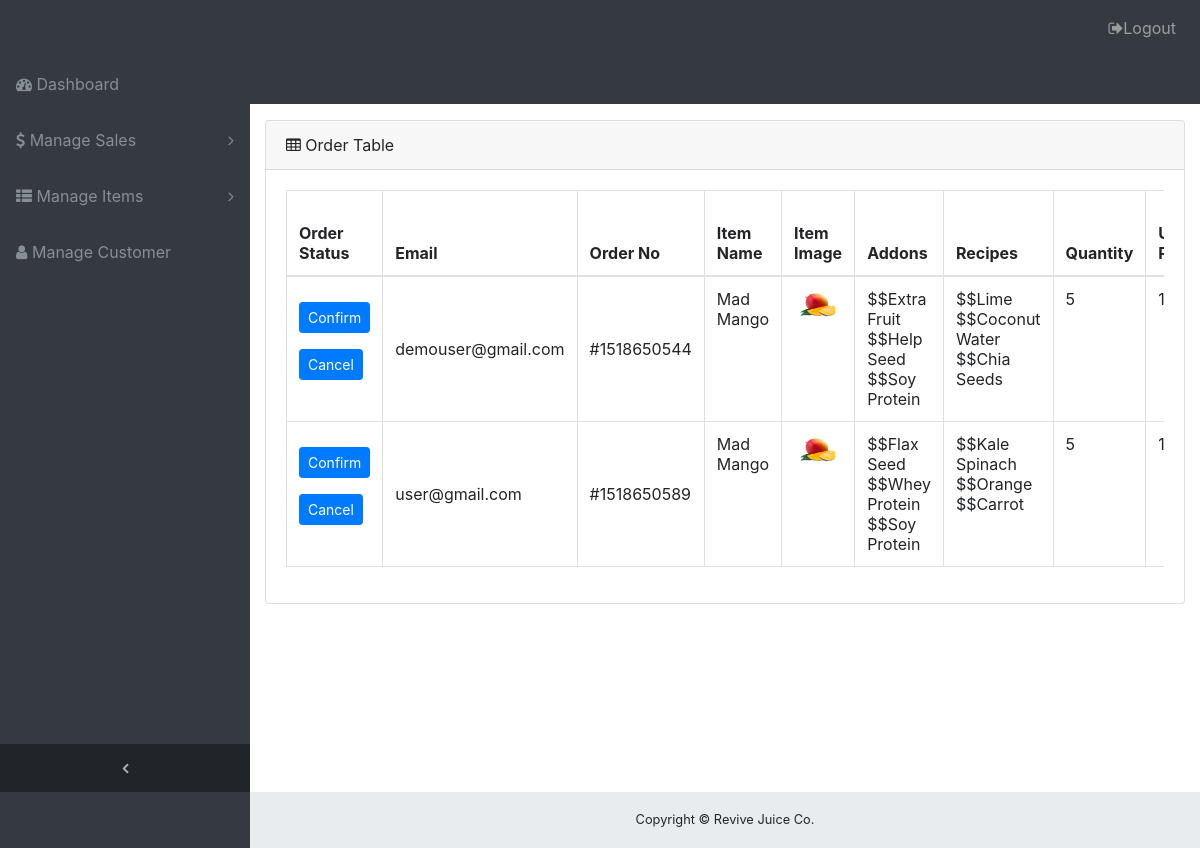
Before: /order-list-test.php (signed in) with the older database file.
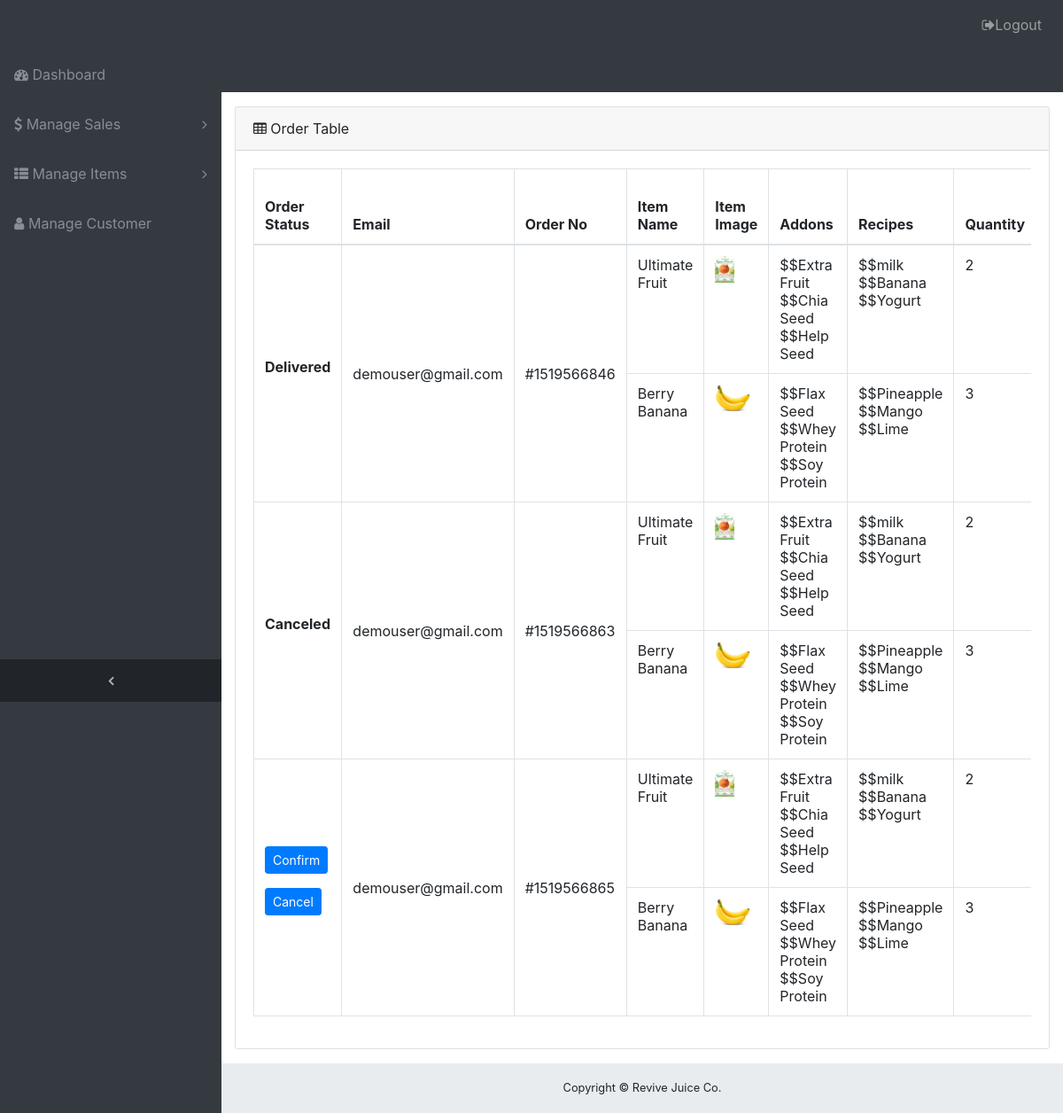
After: the same page with the newer database file.
### tables this page shows
CREATE TABLE `orders` (
  `id` int(10) NOT NULL,
  `customer_id` int(10) NOT NULL,
  `item_id` int(10) NOT NULL,
  `quantity` int(10) NOT NULL,
  `unit_price` double(15,2) NOT NULL,
  `item_price` double(15,2) NOT NULL,
  `addon_price` double(15,2) NOT NULL,
  `total_price` double(10,2) NOT NULL,
  `status` tinyint(1) NOT NULL DEFAULT '1' COMMENT '2=Delivered, 1=Pending, 3=Canceled',
  `order_date` datetime NOT NULL DEFAULT CURRENT_TIMESTAMP
);

CREATE TABLE `customers` (
  `id` int(10) NOT NULL,
  `email` varchar(100) NOT NULL,
  `password` varchar(100) NOT NULL,
  `mobile_no` bigint(20) NOT NULL,
  `device_name` varchar(100) NOT NULL,
  `imei_no` varchar(25) NOT NULL,
  `reward_point` double(15,2) DEFAULT '0.00'
);

CREATE TABLE `items` (
  `id` int(10) NOT NULL,
  `title` varchar(100) NOT NULL,
  `image` varchar(100) NOT NULL,
  `price` double(15,2) NOT NULL,
  `details` text NOT NULL,
  `category_id` int(10) NOT NULL,
  `sub_category_id` int(10) DEFAULT '0'
);

CREATE TABLE `addons` (
  `id` int(10) NOT NULL,
  `title` varchar(100) NOT NULL,
  `image` varchar(100) DEFAULT NULL,
  `price` double(15,2) NOT NULL
);

CREATE TABLE `recipes` (
  `id` int(10) NOT NULL,
  `title` varchar(100) NOT NULL,
  `image` varchar(100) NOT NULL
);

### order-list-test.php (the view, shortened to what the changed rows need)
<?php include('header.php');?>
<?php
$db = db_connect();
if ($db) {
    $item_order_sql = "SELECT customers.email as email, items.title as title, items.image as image, orders.* FROM orders JOIN customers ON orders.customer_id = customers.id JOIN items ON orders.item_id = items.id GROUP BY orders.id, orders.item_id ORDER BY orders.id ASC";
    $result = mysqli_query($db,$item_order_sql);
    $order_group_count_sql = "SELECT id, COUNT(id) as total_items_per_order, SUM(total_price) as total_price FROM orders GROUP BY id";
    $order_group_count_result = mysqli_query($db, $order_group_count_sql);
    $order_group_count_array = array();
    while ($order_group_count_row = mysqli_fetch_assoc($order_group_count_result)) {
        $order_group_count_array[$order_group_count_row['id']] = $order_group_count_row;
    }
}
?>
<div class="content-wrapper">
    <div class="container-fluid">
        <div class="card mb-3">
            <div class="card-body">
                <div class="table-responsive">
                    <table class="table table-bordered" id="dataTable" width="100%" cellspacing="0">
                        <thead>
                            <tr>
                                <th>Order Status</th>
                                <th>Email</th>
                                <th>Order No</th>
                                <th>Item Name</th>
                                <th>Item Image</th>
                                <th>Addons</th>
                                <th>Recipes</th>
                                <th>Quantity</th>
                                <th>Unit Price</th>
                            </tr>
                        </thead>
                        <tbody>
                            <?php
                            if (mysqli_num_rows($result) > 0) {
                                $order_id_check = 0;
                                while ( $item_orders = mysqli_fetch_assoc($result)){
                                $order_id = $item_orders['id'];
                                $item_id = $item_orders['item_id'];
                            ?>
                            <tr>
                                <?php
                                    if ($order_id != $order_id_check):
                                ?>
                                <td <?php if ($order_group_count_array[$item_orders['id']]['total_items_per_order'] > 1) echo "rowspan='". $order_group_count_array[$item_orders['id']]['total_items_per_order'] . "'"; ?> style="vertical-align: middle;">
                                    <?php if ($item_orders['status'] == 1): ?>
                                        <form action="sales-process.php" method="POST">
                                            <div class="form-group">
                                                <input type="submit" name="confirm" class="btn btn-primary btn-sm" value="Confirm">
                                            </div>
                                            <div class="form-group">
                                                <input type="submit" name="cancel" class="btn btn-primary btn-sm" value="Cancel">
                                            </div>
                                        </form>
                                    <?php elseif($item_orders['status'] == 2): ?>
                                        <p class="font-weight-bold">Delivered</p>
                                    <?php elseif($item_orders['status'] == 3): ?>
                                        <p class="font-weight-bold">Canceled</p>
                                    <?php else : ?>
                                        <p class="font-weight-bold">Something Wrong!!</p>
                                    <?php endif; ?>
                                </td>
                                <?php endif; ?>
                                <?php
                                    if ($order_id != $order_id_check):
                                ?>
                                <td <?php if ($order_group_count_array[$item_orders['id']]['total_items_per_order'] > 1) echo "rowspan='". $order_group_count_array[$item_orders['id']]['total_items_per_order'] . "'"; ?> style="vertical-align: middle;">
                                    <?php echo $item_orders['email'];?>
                                </td>
                                <?php endif; ?>
                                <?php
                                    if ($order_id != $order_id_check):
                                ?>
                                <td <?php if ($order_group_count_array[$item_orders['id']]['total_items_per_order'] > 1) echo "rowspan='". $order_group_count_array[$item_orders['id']]['total_items_per_order'] . "'"; ?> style="vertical-align: middle;">
                                    <?php
                                        echo "#".$item_orders['id'];
                                    ?>
                                </td>
                                <?php endif; ?>
                                <td><?php echo $item_orders['title'];?></td>
                                <td><img src="images/uploads/<?php echo $item_orders['image'];?>" width="auto" height="30px"></td>
                                <td>
                                    <?php
                                    $item_addons_sql = "SELECT addons.title as title FROM order_addon, addons WHERE order_addon.addon_id = addons.id AND order_addon.order_id=$order_id AND order_addon.item_id= $item_id";
                                    $item_addons_result = mysqli_query($db,$item_addons_sql);
                                    if (mysqli_num_rows($item_addons_result) > 0) {
                                     while ($addon_name = mysqli_fetch_assoc($item_addons_result)) {
                                        echo " $$".$addon_name['title'];
                                    }};?>
                                </td>
                                <td>
                                    <?php
                                    $item_recipes_sql = "SELECT recipes.title as title FROM order_recipe, recipes WHERE order_recipe.recipe_id = recipes.id AND order_recipe.order_id=$order_id AND order_recipe.item_id= $item_id";
                                    $item_recipes_result = mysqli_query($db,$item_recipes_sql);
                                    if (mysqli_num_rows($item_recipes_result) > 0) {
                                     while ($recipe_name = mysqli_fetch_assoc($item_recipes_result)) {
                                        echo " $$".$recipe_name['title'];
                                    }};?>
                                </td>
                                <td><?php echo $item_orders['quantity'];?></td>
                                <td><?php echo $item_orders['unit_price'];?></td>
                            </tr>
                            <?php $order_id_check = $order_id; } } ?>
                        </tbody>
                    </table>
                </div>
            </div>
        </div>
    </div>
<?php include('footer.php');?>

Changed rows visible on the page:
removed orders: customer.email "demouser@gmail.com", id "1518650544", item.title "Mad Mango", item.image (picture), quantity "5", addons (title "Extra Fruit"), addons (title "Help Seed"), addons (title "Soy Protein"), recipes (title "Lime")
no longer on this page (row unchanged): recipes: title "Coconut Water", shown under "demouser@gmail.com"
no longer on this page (row unchanged): recipes: title "Chia Seeds", shown under "demouser@gmail.com"
removed orders: customer.email "user@gmail.com", id "1518650589", item.title "Mad Mango", item.image (picture), quantity "5", addons (title "Flax Seed"), addons (title "Whey Protein"), addons (title "Soy Protein")
no longer on this page (row unchanged): recipes: title "Kale Spinach", shown under "user@gmail.com"
no longer on this page (row unchanged): recipes: title "Orange", shown under "user@gmail.com"
no longer on this page (row unchanged): recipes: title "Carrot", shown under "user@gmail.com"
added orders: status "Delivered", customer.email "demouser@gmail.com", id "1519566846", item.title "Ultimate Fruit", item.image (picture), quantity "2", addons (title "Extra Fruit"), addons (title "Help Seed")
now on this page (row unchanged): addons: title "Chia Seed"
now on this page (row unchanged): recipes: title "milk"
now on this page (row unchanged): recipes: title "Banana"
now on this page (row unchanged): recipes: title "Yogurt"
added orders: item.title "Berry Banana", item.image (picture), quantity "3", addons (title "Flax Seed"), addons (title "Whey Protein"), addons (title "Soy Protein"), recipes (title "Lime")
now on this page (row unchanged): recipes: title "Pineapple"
now on this page (row unchanged): recipes: title "Mango"
added orders: status "Canceled", customer.email "demouser@gmail.com", id "1519566863", item.title "Ultimate Fruit", item.image (picture), quantity "2", addons (title "Extra Fruit"), addons (title "Help Seed")
added orders: item.title "Berry Banana", item.image (picture), quantity "3", addons (title "Flax Seed"), addons (title "Whey Protein"), addons (title "Soy Protein"), recipes (title "Lime")
added orders: customer.email "demouser@gmail.com", id "1519566865", item.title "Ultimate Fruit", item.image (picture), quantity "2", addons (title "Extra Fruit"), addons (title "Help Seed")
added orders: item.title "Berry Banana", item.image (picture), quantity "3", addons (title "Flax Seed"), addons (title "Whey Protein"), addons (title "Soy Protein"), recipes (title "Lime")
